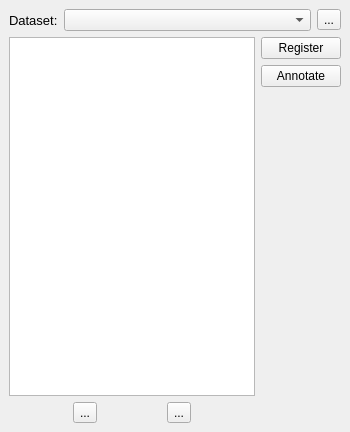
<?xml version="1.0" encoding="UTF-8"?>
<ui version="4.0">
 <class>dataNavigationDock</class>
 <widget class="QDockWidget" name="dataNavigationDock">
  <property name="geometry">
   <rect>
    <x>0</x>
    <y>0</y>
    <width>350</width>
    <height>432</height>
   </rect>
  </property>
  <property name="sizePolicy">
   <sizepolicy hsizetype="Expanding" vsizetype="Preferred">
    <horstretch>0</horstretch>
    <verstretch>0</verstretch>
   </sizepolicy>
  </property>
  <property name="features">
   <set>QDockWidget::DockWidgetFloatable|QDockWidget::DockWidgetMovable</set>
  </property>
  <property name="windowTitle">
   <string/>
  </property>
  <widget class="QWidget" name="dockWidgetContents">
   <property name="minimumSize">
    <size>
     <width>350</width>
     <height>200</height>
    </size>
   </property>
   <layout class="QVBoxLayout" name="verticalLayout_2">
    <item>
     <layout class="QHBoxLayout" name="horizontalLayout">
      <item>
       <layout class="QFormLayout" name="formLayout">
        <item row="0" column="0">
         <widget class="QLabel" name="label">
          <property name="font">
           <font>
            <pointsize>10</pointsize>
            <weight>50</weight>
            <bold>false</bold>
           </font>
          </property>
          <property name="text">
           <string>Dataset:</string>
          </property>
         </widget>
        </item>
        <item row="0" column="1">
         <widget class="QComboBox" name="datasetComboBox"/>
        </item>
       </layout>
      </item>
      <item>
       <widget class="QToolButton" name="toolButton">
        <property name="text">
         <string>...</string>
        </property>
        <property name="icon">
         <iconset resource="resources.qrc">
          <normaloff>:/icons/icons/baseline-add_circle-24px.svg</normaloff>:/icons/icons/baseline-add_circle-24px.svg</iconset>
        </property>
        <property name="iconSize">
         <size>
          <width>24</width>
          <height>24</height>
         </size>
        </property>
       </widget>
      </item>
     </layout>
    </item>
    <item>
     <layout class="QHBoxLayout" name="horizontalLayout_2">
      <item>
       <layout class="QVBoxLayout" name="verticalLayout_3">
        <item>
         <widget class="QTableView" name="tableView"/>
        </item>
        <item>
         <layout class="QHBoxLayout" name="horizontalLayout_3">
          <item>
           <widget class="QToolButton" name="addButton">
            <property name="text">
             <string>...</string>
            </property>
            <property name="icon">
             <iconset resource="resources.qrc">
              <normaloff>:/icons/icons/baseline-add_circle-24px.svg</normaloff>:/icons/icons/baseline-add_circle-24px.svg</iconset>
            </property>
            <property name="iconSize">
             <size>
              <width>24</width>
              <height>24</height>
             </size>
            </property>
           </widget>
          </item>
          <item>
           <widget class="QToolButton" name="deleteButton">
            <property name="text">
             <string>...</string>
            </property>
            <property name="icon">
             <iconset resource="resources.qrc">
              <normaloff>:/icons/icons/baseline-delete-24px.svg</normaloff>:/icons/icons/baseline-delete-24px.svg</iconset>
            </property>
            <property name="iconSize">
             <size>
              <width>24</width>
              <height>24</height>
             </size>
            </property>
           </widget>
          </item>
         </layout>
        </item>
       </layout>
      </item>
      <item>
       <layout class="QVBoxLayout" name="verticalLayout">
        <item>
         <widget class="QPushButton" name="registerButton">
          <property name="text">
           <string>Register</string>
          </property>
         </widget>
        </item>
        <item>
         <widget class="QPushButton" name="annotateButton">
          <property name="text">
           <string>Annotate</string>
          </property>
         </widget>
        </item>
        <item>
         <spacer name="verticalSpacer">
          <property name="orientation">
           <enum>Qt::Vertical</enum>
          </property>
          <property name="sizeHint" stdset="0">
           <size>
            <width>20</width>
            <height>40</height>
           </size>
          </property>
         </spacer>
        </item>
       </layout>
      </item>
     </layout>
    </item>
   </layout>
  </widget>
 </widget>
 <resources>
  <include location="resources.qrc"/>
 </resources>
 <connections/>
</ui>
